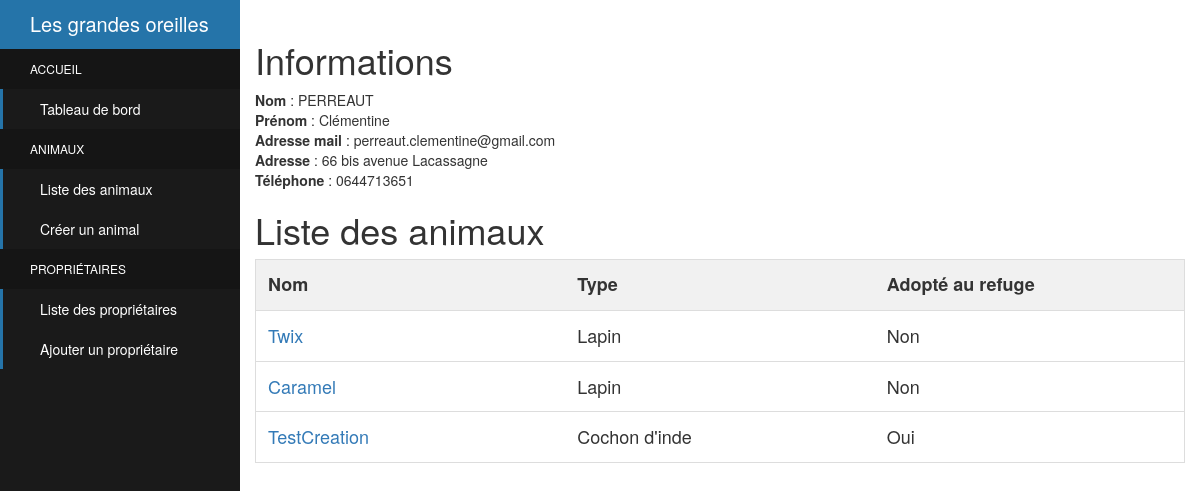
The app's page /applicationTest/proprietaires/1 (signed in), older data.
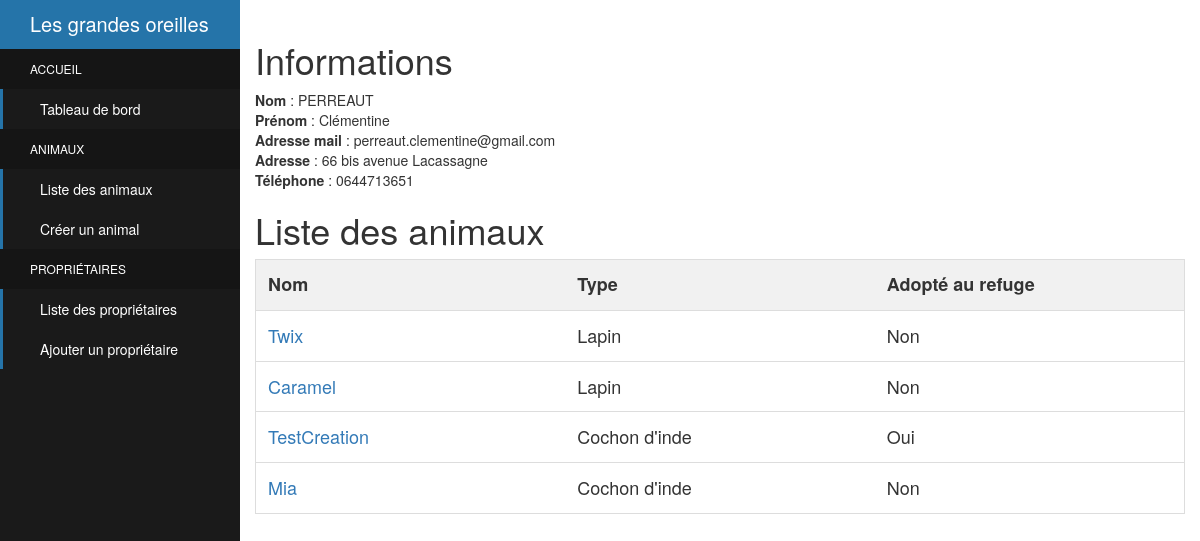
The same page, newer data.
### applicationTest/models.py (models this page shows, shortened)
class Animal(models.Model):
    nom = models.CharField(max_length=100)
    date_naissance = models.DateTimeField(verbose_name = "Date de naissance", null=True)
    date_arrivee = models.DateTimeField(verbose_name = "Date de première arrivée", null=True)
    date_visite = models.DateTimeField(verbose_name = "Date de prochaine visite vétérinaire", null=True)
    date_adoption = models.DateTimeField(verbose_name = "Date d'adoption", null=True)
    description = models.CharField(max_length=2000, null=True, blank=True)
    type_animal = models.CharField(max_length=30, verbose_name="Type d'animal",choices=TYPE_DEMANDE)
    sexe = models.CharField(max_length=30, verbose_name="Sexe",choices=SEXE)
    origine = models.CharField(max_length=30, verbose_name="Origine",choices=ORIGINE, null=True)
    sterilise = models.CharField(max_length=30, verbose_name="Stérilisé",choices=OUI_NON, null=True)
    vaccine = models.CharField(max_length=30, verbose_name="Vacciné",choices=OUI_NON, null=True)
    proprietaire = models.ForeignKey(Proprietaire, on_delete=models.PROTECT, null=True, blank=True)
    adoption = models.OneToOneField(Adoption, on_delete=models.PROTECT, null=True, blank=True)

### templates/applicationTest/proprietaire_detail.html
{% extends "applicationTest/base.html" %}
{% block content %}
<h1> Informations </h1>
<p>
    <strong> Nom </strong> : {{proprietaire.nom}} <br>
	<strong> Prénom </strong> : {{proprietaire.prenom}} <br>
	<strong> Adresse mail </strong> : {{proprietaire.mail}} <br>
	<strong> Adresse </strong> : {{proprietaire.adresse}} <br>
	<strong> Téléphone </strong> : {{proprietaire.telephone}} <br>
</p>
<h1> Liste des animaux </h1>
<table id="myTable">
  <tr class="header">
    <th style="width:20%;">Nom</th>
    <th style="width:20%;">Type</th>
	<th style="width:20%;">Adopté au refuge</th>
  </tr>
  {% for animal in proprietaire.animal_set.all %}
  <tr>
    <td><a href = "{% url 'detail_animal' animal.id %}">{{animal.nom}}</a></td>
	<td>{{animal.get_type_animal_display}}</td>
	{% if animal.adoption %}
	    <td>Oui</td>
	{% else %}
	    <td>Non</td>
    {% endif %}
  </tr>
  {% endfor %}
</table>
{% endblock %}

Row changes from the older to the newer data that the page shows:
added Animal: nom "Mia", type_animal "Cochon d'inde", shows "Non"
